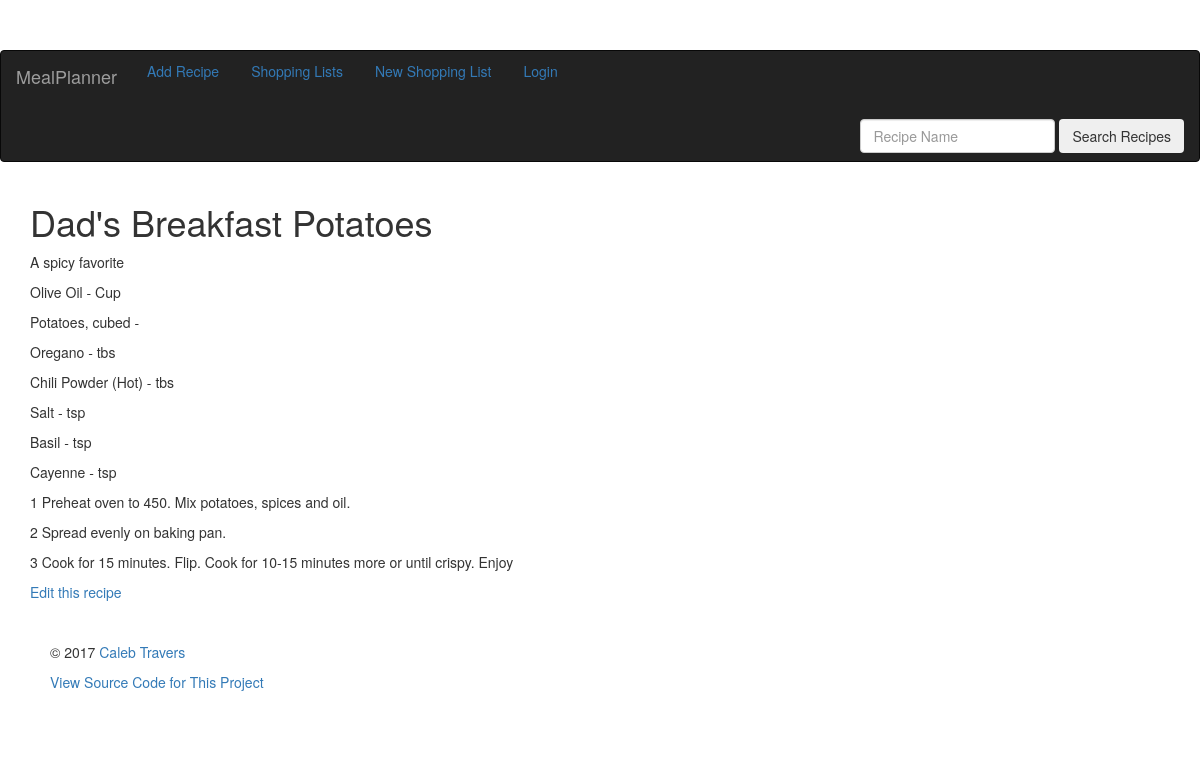
The page /mealplanner/3/ on the database as committed earlier.
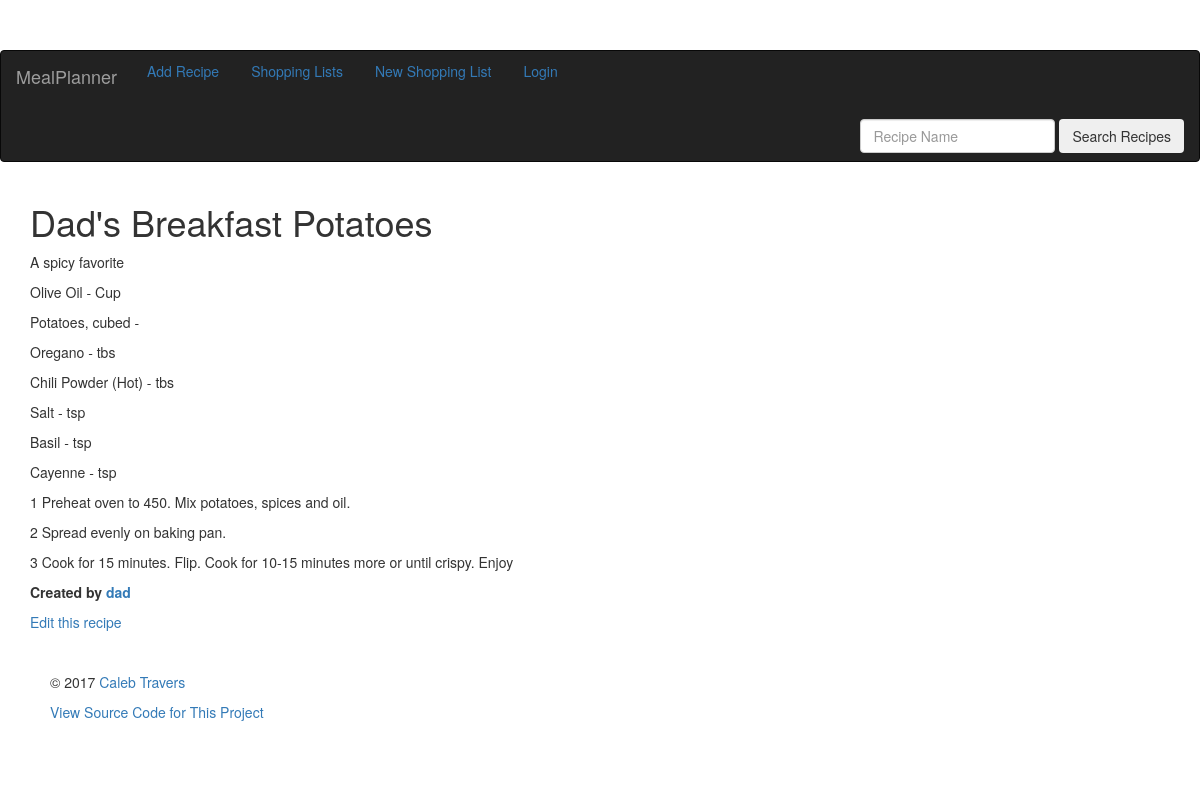
The same page on the database as committed later.
### mealplanner/models.py (models this page shows, shortened)
class Recipe(models.Model):
    name = models.CharField(max_length=100)
    created = models.DateTimeField(auto_now_add = True)
    text = models.CharField(max_length=255)
    author = models.ForeignKey(User, blank=True, null=True)
    class Meta:
        ordering = ('name',)

### mealplanner/views.py (the view)
# urls.py: url(r'^(?P<pk>[0-9]+)/$', views.RecipeDetail.as_view(), name='recipe-detail'),
class RecipeDetail(generic.DetailView):
    model = Recipe
    template_name = 'mealplanner/recipe_detail.html'

### mealplanner/templates/mealplanner/recipe_detail.html (shortened to what this page needs)
{% extends "mealplanner/base.html" %}
{% block content %}
{% load fractions %}
<div class="container">
    <h1> {{ recipe.name }} </h1>
        <p> {{ recipe.text }} </p>
        {% for ingredient in recipe.ingredient_set.all %}
        <p> {{ ingredient.name }}
            - {% display_fraction ingredient.quantity allow_mixed_numbers=True %}
            {% if not ingredient.unitOfMeasure == 'NA' %}
            {{ ingredient.get_unitOfMeasure_display }}
            {% endif %}
        </p>
        {% endfor %}
        {% for instruction in recipe.instruction_set.all %}
        <p>
        {{ instruction.number }}
        {{ instruction.text }}
        </p>
        {% endfor %}
        {% if recipe.author %}
            <p><strong>Created by <a href="{% url 'mealplanner:user-recipes' pk=recipe.author.id %}">{{ recipe.author.username }}</a></strong></p>
        {% endif %}
        <a href="{% url 'mealplanner:recipe-update' recipe.pk %}">Edit this recipe</a>
</div>
{% endblock %}

Rows that differ between the two databases and show on the page:
changed Recipe "Dad's Breakfast Potatoes": author_id empty → 6 (drawn); author.username (not shown) → "dad"
Other text that changed with them:
text now shown: "Created by"
